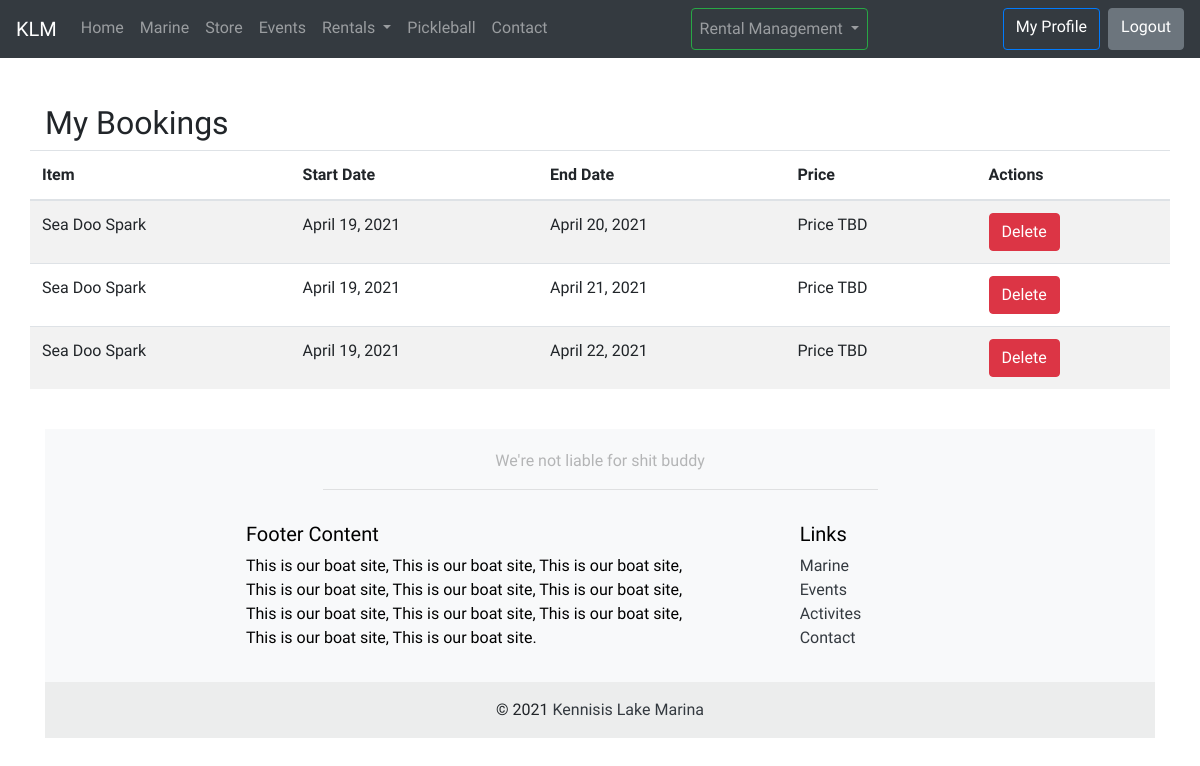
Page /bookings/ (signed in) on the earlier database version.
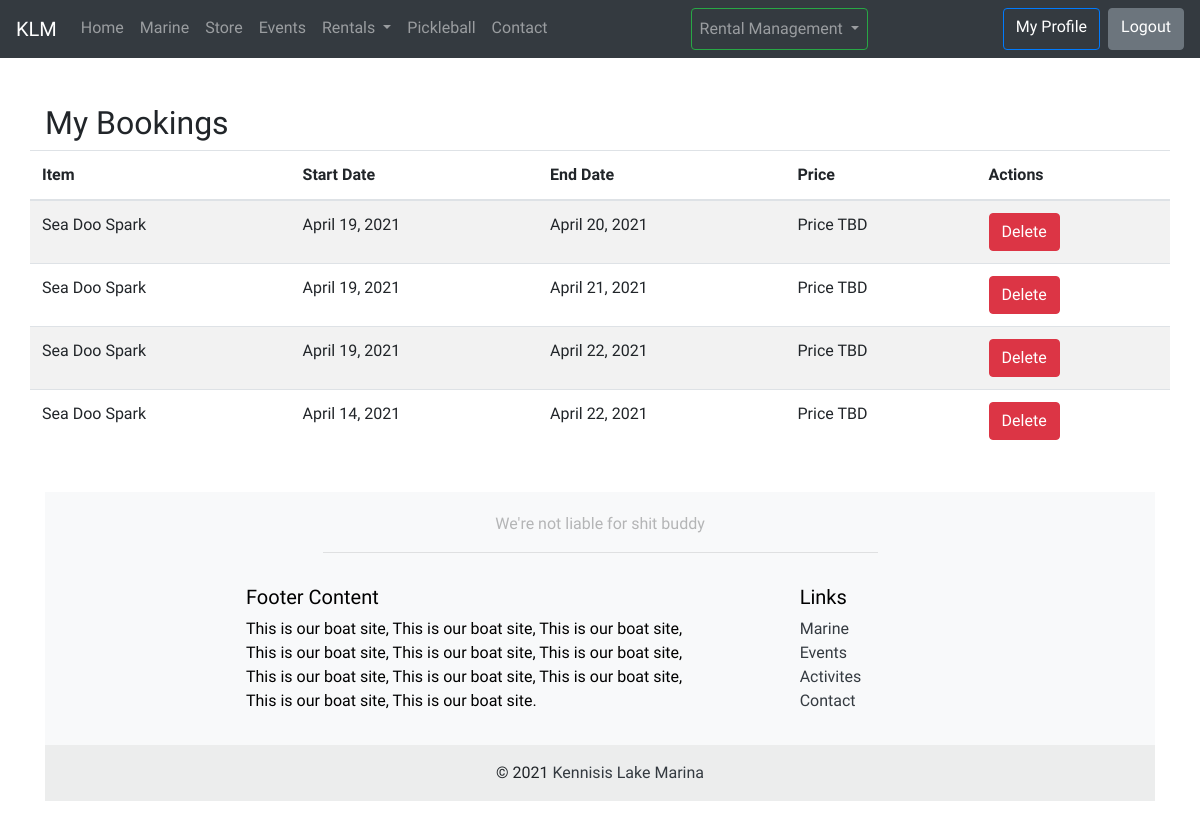
Same page on the later database version.
### boats/models.py (models this page shows)
class Booking(models.Model):
	startDay = models.DateField()
	endDay = models.DateField()
	rentalItem = models.ForeignKey('RentalItem', on_delete=models.CASCADE)
	user = models.ForeignKey(AUTH_USER_MODEL, on_delete=models.CASCADE)
	is_confirmed = models.BooleanField(default=False)

class RentalItem(models.Model):
	name = models.CharField(max_length=120)
	description = models.TextField()
	image = models.ImageField(upload_to='images')
	dayPrice = models.DecimalField(max_digits=10, decimal_places=2)
	weekPrice = models.DecimalField(max_digits=10, decimal_places=2)
	def __str__(self):
		return self.name

### boats/views.py (the view)
# urls.py: path('bookings/', boat_views.bookings_view, name='bookings'),
def bookings_view(request):
	isAuthenticated = True
	if (request.user.is_authenticated):
		bookings = Booking.objects.filter(user=request.user)
	else:
		bookings = None
		isAuthenticated = False
	context = {
		"bookings": bookings,
		"noBookings": bookings.count() == 0 if bookings != None else True,
		"isAuthenticated": isAuthenticated
	}
	return render(request, 'boats/bookings.html', context)

### boats/templates/boats/bookings.html
{% extends 'base.html' %}
{% load static %}
{% block main_content %}
<div class='container top-container pt-4'>
	<div class="row pt-4">
		<div class="col-12">
			<h2>My Bookings</h2>
		</div>
	</div>
	<div class="row">
		<table class="table table-striped">
			<thead>
				<tr>
					<th scope="col">Item</th>
					<th scope="col">Start Date</th>
					<th scope="col">End Date</th>
					<th scope="col">Price</th>
					<th scope="col">Actions</th>
				</tr>
			</thead>
			{% if noBookings %}
			</table>
			<div class="row w-100">
				<div class="col-12 w-100 text-center">
					{% if not isAuthenticated %}
					<p>Sign In to View Bookings</p>
					{% else %}
					<p>No Bookings Yet</p>
					{% endif %}
				</div>
			</div>
			<div class="row w-100">
				<div class="col-12 w-100 text-center">
					{% if not isAuthenticated %}
					<a class="btn btn-success" href="{% url 'login' %}">Login</a>
					{% else %}
					<a class="btn btn-success" href="{% url 'activities' %}">View Activities</a>
					{% endif %}
				</div>
			</div>
			{% else %}
			<tbody>
				{% for booking in bookings %}
					<tr>
						<td scope="col">{{booking.rentalItem}}</td>
						<td scope="col">{{booking.startDay}}</td>
						<td scope="col">{{booking.endDay}}</td>
						<td scope="col">Price TBD</td>
						<td scope="col"><a class="btn btn-danger" href="{% url 'delete' booking_id=booking.pk%}">Delete</a></td>
					</tr>
				{% endfor %}
			</tbody>
		</table>
		{% endif %}
</div>
{% endblock %}

Differences in the rows shown:
added Booking: rentalItem "Sea Doo Spark", startDay "April 14, 2021", endDay "April 22, 2021"
